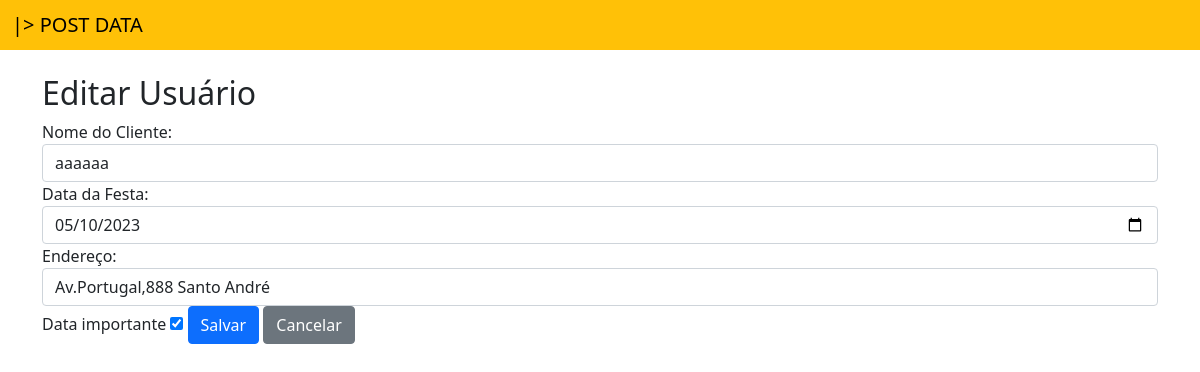
Screenshot of /editar_usuario/77/ with the database file from the repository.
### app_data/models.py (models this page shows, shortened)
class Usuario(models.Model):
    id_usuario = models.AutoField(primary_key=True)
    nome_cliente = models.TextField(max_length=100, null=False, blank=False, default=None)
    data_da_festa = models.DateField()
    endereco = models.TextField(max_length=600, null=False, blank=False, default=None)
    datas_importantes = models.BooleanField(default=False)

### app_data/views.py (the view)
# urls.py: path('editar_usuario/<int:id>/', views.editar_usuario, name='editar_usuario'),
def editar_usuario(request, id):
    usuario = Usuario.objects.get(id_usuario=id)
    if request.method == 'POST':
        nome_cliente = request.POST.get('nome_cliente')
        data_da_festa_str = request.POST.get('data_da_festa')
        endereco = request.POST.get('endereco')
        datas_importantes = request.POST.get('datas_importantes') == 'on'
        data_da_festa = datetime.strptime(data_da_festa_str, '%Y-%m-%d').strftime('%Y-%m-%d')
        usuario.nome_cliente = nome_cliente
        usuario.data_da_festa = data_da_festa
        usuario.endereco = endereco
        usuario.datas_importantes = datas_importantes
        usuario.save()
        return redirect('usuarios')
    else:
        return render(request, 'usuarios/editar_usuario.html', {'usuario': usuario})

### templates/usuarios/editar_usuario.html (shortened to what this page needs)
{% extends 'usuarios/base.html' %}
{% load tz %}
{% block conteudo %}
<div class="container"></br>
  <h2>Editar Usuário</h2>
  <form method="POST" action="{% url 'editar_usuario' id=usuario.id_usuario %}">
    <div class="form-group">
      <label for="nome_cliente">Nome do Cliente:</label>
      <input type="text" class="form-control" id="nome_cliente" name="nome_cliente" value="{{ usuario.nome_cliente }}" required>
    </div>
    <div class="form-group">
      <label for="data_da_festa">Data da Festa:</label>
      <input type="date" class="form-control" id="data_da_festa" name="data_da_festa" value="{{ usuario.data_da_festa|date:'Y-m-d' }}" required>
    </div>
    <div class="form-group">
      <label for="endereco">Endereço:</label>
      <input type="text" class="form-control" id="endereco" name="endereco" value="{{ usuario.endereco }}" required>
    </div>
    <label for="id_datas_importantes">Data importante</label>
    <input type="checkbox" name="datas_importantes" id="id_datas_importantes" {% if usuario.datas_importantes %}checked{% endif %}>
    <button type="submit" class="btn btn-primary">Salvar</button>
    <a href="{% url 'usuarios' %}" class="btn btn-secondary">Cancelar</a>
  </form>
</div>
{% endblock %}

### rows the page displays
Usuario: nome_cliente "aaaaaa", data_da_festa "05/10/2023", endereco "Av.Portugal,888 Santo André", datas_importantes "☑"
